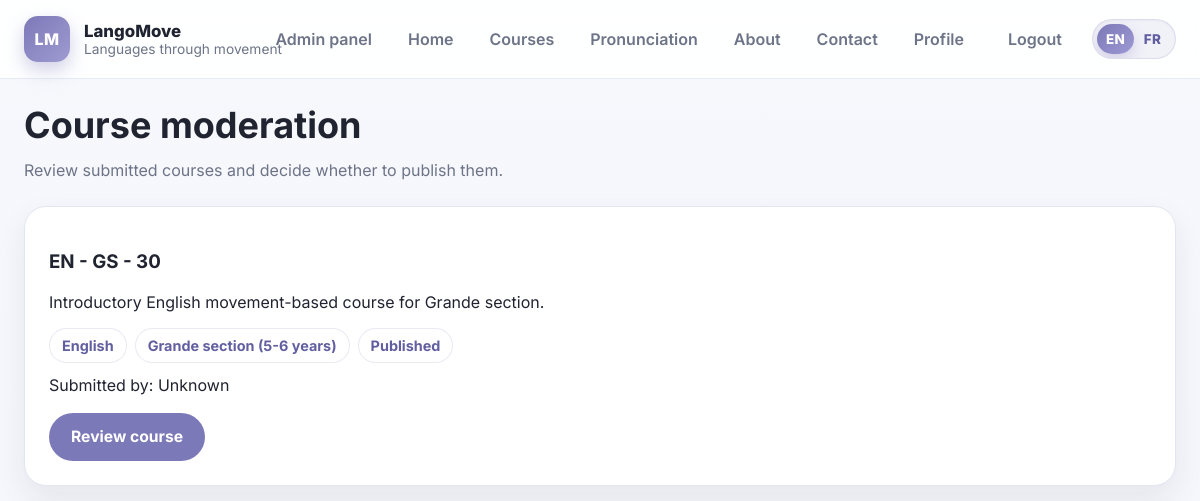
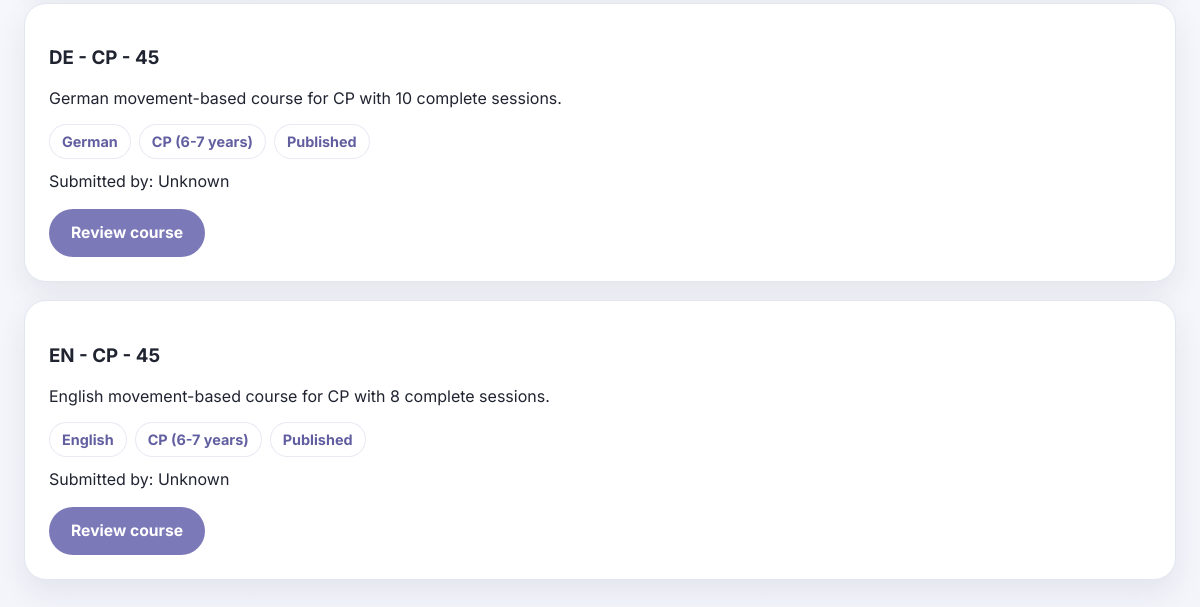
Before: /moderation/courses/ (signed in) with the older database file (2 pictures, top to bottom).
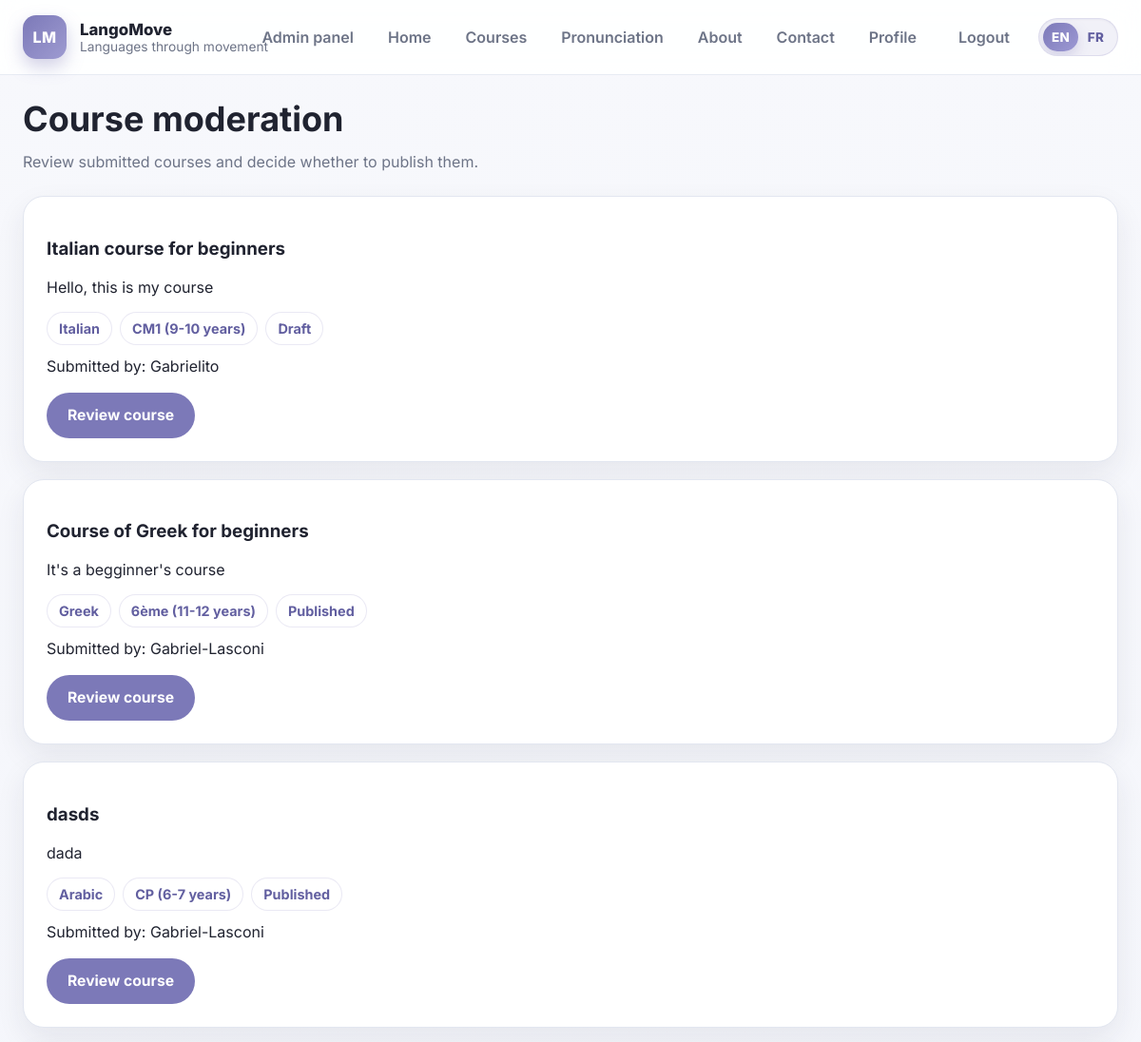
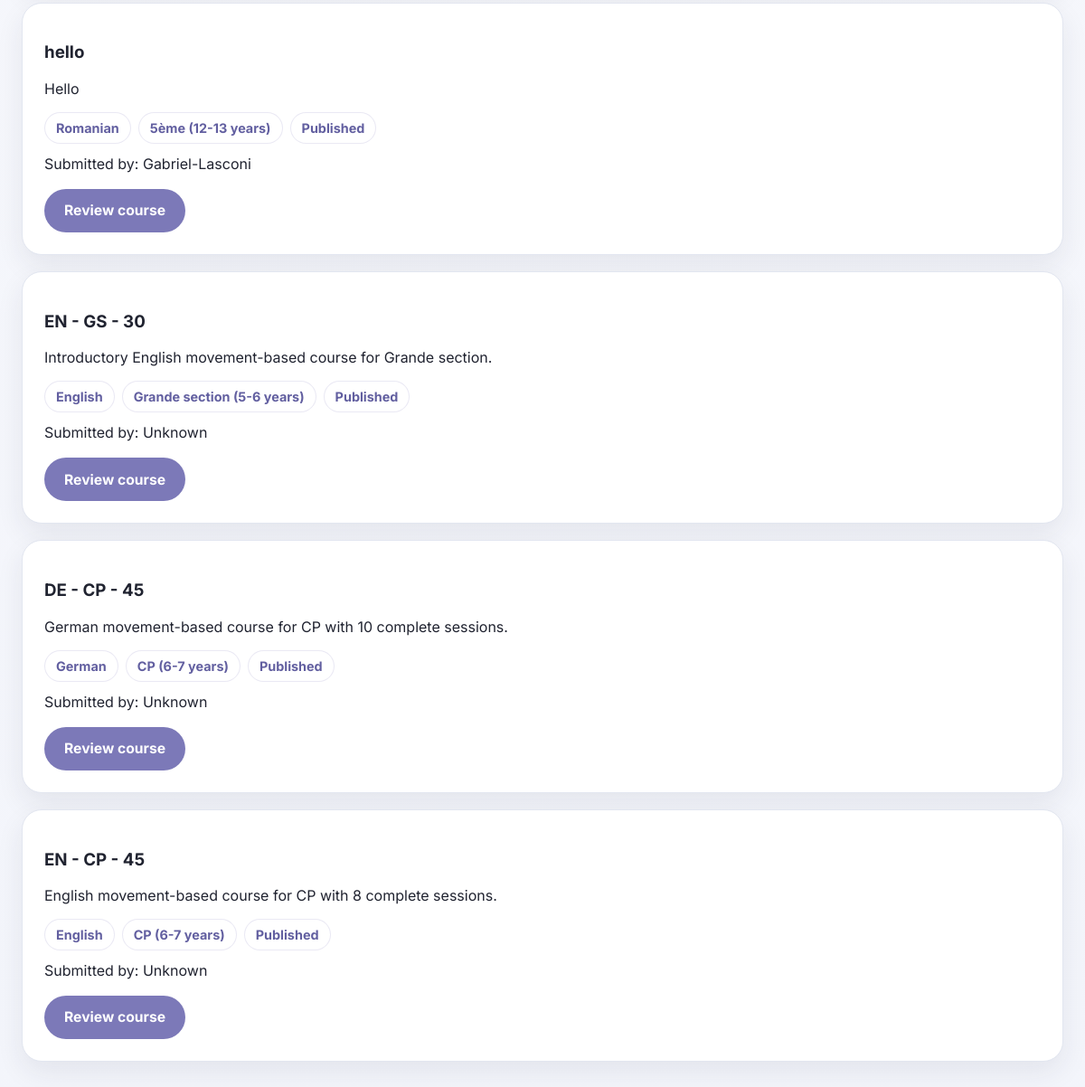
After: the same page with the newer database file (2 pictures, top to bottom).
### apps/curriculum/models.py (models this page shows, shortened)
class TimeStampedModel(models.Model):
    created_at = models.DateTimeField(auto_now_add=True)
    updated_at = models.DateTimeField(auto_now=True)
    class Meta:
        abstract = True

class Course(TimeStampedModel):
    title = models.CharField(max_length=255)
    language = models.ForeignKey(
        Language,
        on_delete=models.PROTECT,
        related_name="courses",
    )
    age_group = models.ForeignKey(
        AgeGroup,
        on_delete=models.PROTECT,
        related_name="courses",
        null=True,
        blank=True,
    )
    sessions_count = models.PositiveIntegerField(default=0)
    minutes_per_session = models.PositiveIntegerField(default=0)
    description = models.TextField(blank=True)
    card_image = models.URLField(blank=True, max_length=1000)
    slug = models.SlugField(max_length=255, unique=True)
    display_order = models.PositiveIntegerField(default=9999)
    status = models.CharField(
        max_length=20,
        choices=CourseStatus.choices,
        default=CourseStatus.DRAFT,
        db_index=True,
    )
    created_by = models.ForeignKey(
        settings.AUTH_USER_MODEL,
        on_delete=models.SET_NULL,
        null=True,
        blank=True,
        related_name="courses_created",
    )
    approved_by = models.ForeignKey(
        settings.AUTH_USER_MODEL,
        on_delete=models.SET_NULL,
        null=True,
        blank=True,
        related_name="courses_approved",
    )
    approved_at = models.DateTimeField(null=True, blank=True)
    moderation_notes = models.TextField(blank=True)
    class Meta:
        ordering = ["display_order", "title"]

class Language(TimeStampedModel):
    code = models.CharField(max_length=10, unique=True)
    name = models.CharField(max_length=100)
    flag = models.CharField(max_length=20, blank=True)
    slug = models.SlugField(max_length=120, unique=True)
    class Meta:
        ordering = ["name"]

class AgeGroup(TimeStampedModel):
    name = models.CharField(max_length=100, unique=True)
    education_stage = models.CharField(max_length=100, blank=True)
    label = models.CharField(max_length=150, blank=True)
    min_age = models.PositiveIntegerField(null=True, blank=True)
    max_age = models.PositiveIntegerField(null=True, blank=True)
    display_order = models.PositiveIntegerField(default=9999)
    class Meta:
        ordering = ["display_order", "name"]

### apps/users/models/user.py (models this page shows, shortened)
class User(AbstractUser):
    email = models.EmailField(unique=True)
    role = models.CharField(
        max_length=20,
        choices=UserRole.choices,
        default=UserRole.GUEST,
    )
    photo = models.ImageField(upload_to="profiles/", blank=True, null=True)
    date_of_birth = models.DateField(blank=True, null=True)
    phone = models.CharField(max_length=50, blank=True)
    city = models.CharField(max_length=120, blank=True)
    country = models.CharField(max_length=120, blank=True)
    bio = models.TextField(blank=True)
    USERNAME_FIELD = "email"
    REQUIRED_FIELDS = ["username"]

### apps/website/views/course_submission.py (the view)
# urls.py: path("moderation/courses/", course_moderation_list_view, name="course-moderation-list"),
@login_required
def course_moderation_list_view(request):
    if not _is_admin(request.user):
        messages.error(request, "Admin access required.")
        return redirect("home")
    courses = (
        Course.objects
        .select_related("language", "age_group", "created_by", "approved_by")
        .order_by("status", "-created_at")
    )
    return render(
        request,
        "website/course_moderation_list.html",
        {"courses": courses},
    )

### apps/website/views/course_submission.py (called while the page is built)
def _is_admin(user):
    return user.is_authenticated and user.role == UserRole.ADMIN

### templates/website/course_moderation_list.html (shortened to what this page needs)
{% extends "base.html" %}
{% block content %}
<section class="page-section">
    <div class="container">
        <div class="section-header">
            <h1>Course moderation</h1>
            <p>Review submitted courses and decide whether to publish them.</p>
        </div>
        <div class="grid" style="gap: 18px;">
            {% for course in courses %}
                <article class="card">
                    <div class="card-body">
                        <h3>{{ course.title }}</h3>
                        <p>{{ course.description }}</p>
                        <div class="modal-pill-row" style="margin-top: 10px;">
                            <span class="modal-pill">{{ course.language.name }}</span>
                            {% if course.age_group %}
                                <span class="modal-pill">{{ course.age_group.label|default:course.age_group.name }}</span>
                            {% endif %}
                            <span class="modal-pill">{{ course.get_status_display }}</span>
                        </div>
                        <p style="margin-top: 12px;">
                            Submitted by:
                            {% if course.created_by %}{{ course.created_by.username }}{% else %}Unknown{% endif %}
                        </p>
                        <div class="form-actions" style="margin-top: 18px;">
                            <a href="{% url 'course-moderation-detail' course.pk %}" class="button">Review course</a>
                        </div>
                    </div>
                </article>
            {% empty %}
                <div class="card">
                    <div class="card-body">
                        <p>No courses available for moderation.</p>
                    </div>
                </div>
            {% endfor %}
        </div>
    </div>
</section>
{% endblock %}

Changed rows visible on the page:
added Course: title "Italian course for beginners", description "Hello, this is my course", language.name "Italian", age_group.label "CM1 (9-10 years)", status "Draft", created_by.username "Gabrielito"
added Course: title "Course of Greek for beginners", description "It's a begginner's course", language.name "Greek", age_group.label "6ème (11-12 years)", status "Published", created_by.username "Gabriel-Lasconi"
added Course: title "dasds", description "dada", language.name "Arabic", age_group.label "CP (6-7 years)", status "Published", created_by.username "Gabriel-Lasconi"
added Course: title "hello", description "Hello", language.name "Romanian", age_group.label "5ème (12-13 years)", status "Published", created_by.username "Gabriel-Lasconi"
